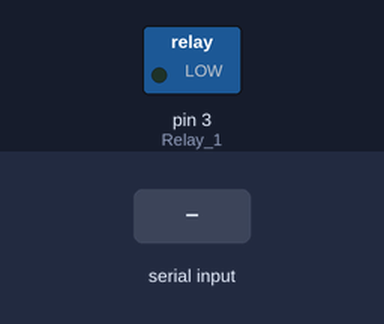
Recording of a sketch running on a simulated Arduino Uno, built with avr-gcc and run on an emulated ATmega328P. Parts: switched loads named in the sketch (green lamp = pin HIGH). Inputs (shaded band) come from the test bench.

Above: at 1.2 s.
1.3 s: byte 1 (1) received over Serial
At 2.5 s:
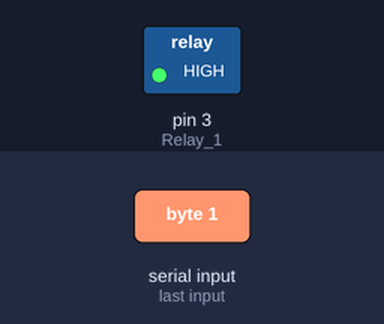
2.8 s: "1" received over Serial
At 3.7 s:
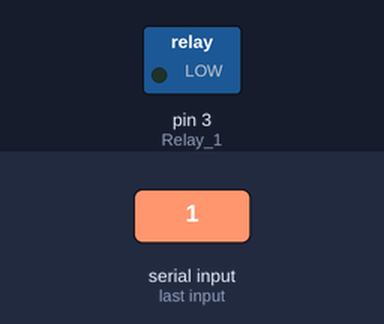
Timing chart, 0 to 5.8 s (numbered marks = the images above; inputs shaded):
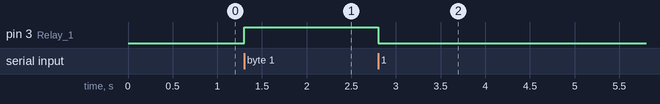

Measured:
- after the input at 1.3 s, pin 3 (Relay_1): LOW → HIGH at once
- after the input at 2.8 s, pin 3 (Relay_1): HIGH → LOW at once

The sketch:

Relay_Ex.ino
```cpp
int Relay_1 = 3;
int input = 0;

void setup() {
  pinMode(Relay_1, OUTPUT);
  Serial.begin(115200);
}

void loop() {
  if(Serial.available()) {
    input = Serial.read();
    if(input == 1) {
      digitalWrite(Relay_1, HIGH);
    }
    else {
      digitalWrite(Relay_1, LOW);
    }
  }
}
```
